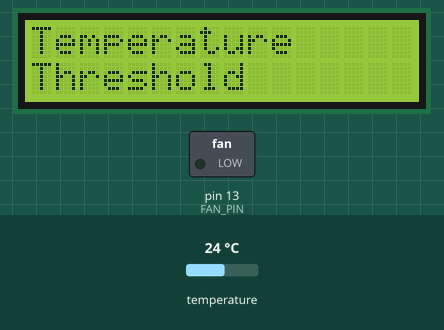
A program run on a simulated Arduino Nano, built with avr-gcc and run on an emulated ATmega328P. Parts: 16×2 character LCD, switched loads named in the program (green lamp = pin HIGH). Inputs (shaded band) come from the test bench; at power-on: temperature 24 °C. What the program prints to the serial monitor is not drawn.

Above: at 5.0 s.
5.1 s: temperature set to 29.8 °C
8.7 s: temperature set to 31.3 °C
At 9.7 s:
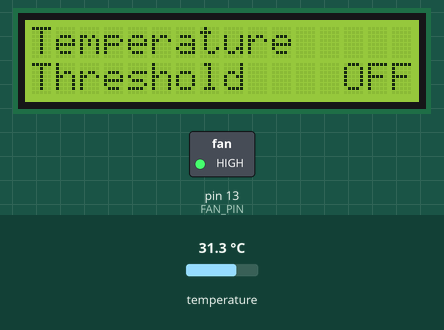
12.3 s: temperature set to 29.8 °C
15.9 s: temperature set to 28.9 °C
At 17.5 s:
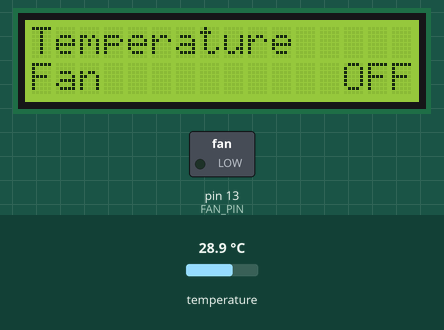
19.5 s: temperature set to 33 °C
At 20.6 s:
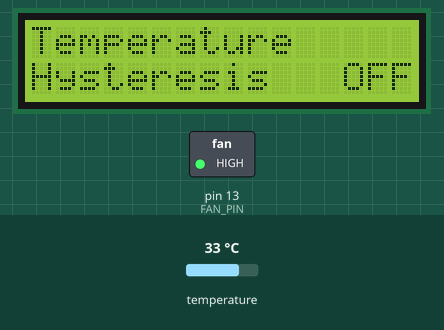
Timing chart, 0 to 22.5 s (numbered marks = the images above; inputs shaded):
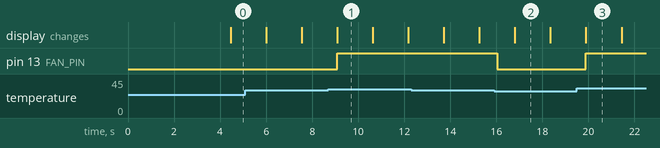

Measured:
- the behaviour switches between 30.5 and 30.6 °C on temperature (found by bisection; images 0 and 1)
- the behaviour switches between 29.5 and 29.4 °C on temperature (found by bisection; images 1 and 2)
- after the input at 8.7 s, pin 13 (FAN_PIN): LOW → HIGH after 0.38 s
- after the input at 15.9 s, pin 13 (FAN_PIN): HIGH → LOW after 0.13 s; the display: changes after 0.90 s (image 2)
- after the input at 19.5 s, pin 13 (FAN_PIN): LOW → HIGH after 0.39 s
- what the display in image 1 shows lasts 1.5 s, from 9.1 s to 10.6 s

The program:

main.cpp
```cpp
#include <Arduino.h>
#include <OneWire.h>
#include <DallasTemperature.h>
#include <Wire.h>
#include <LiquidCrystal.h>
#include "SplashScreen.h"

//      Arduino       DS18B20
// +5V  ──────────┬────────── VDD
//                │
//               ┌┴┐
//               │ │4k7
//               └┬┘
//                │
// Temp ──────────┴────────── DQ
// GND  ───────────────────── GND
//
//                      ┌──── 12V
//                      │
//                     ┌┴┐
//                     │ │fan
//                     └┬┘
//                      │
//          ____  npn ┃ ╱ c
// Fan  ───┤____├─────┨🮤
//           1k     b ┃ ╲ e
//                      │
// GND  ────────────────┴──── GND

const uint8_t DS18S20_PIN = 8;           // temperature sensor GPIO (Temp on diagram)
const uint8_t FAN_PIN = LED_BUILTIN;     // fan control GPIO (Fan on diagram)
const float THRESHOLD = 30.0;            // temperature above which the fan should be on
const float HYSTERESIS = 0.5;            // fan switches at THRESHOLD ± HYSTERESIS
const uint8_t RS_PIN = 7;                // LCD RS
const uint8_t ENABLE_PIN = 6;            // LCD enable
const uint8_t D4_PIN = 5;                // LCD D4
const uint8_t D5_PIN = 4;                // LCD D5
const uint8_t D6_PIN = 3;                // LCD D6
const uint8_t D7_PIN = 2;                // LCD D7
const uint16_t DISPLAY_SHOW_TIME = 2000; // time that line 2 on the LCD is shown

// global variables
uint8_t line2delay = 2;
uint8_t line2count = 0;
byte line2mode = 0;
bool isFanOn = false;

// create the temperature sensor(s)
OneWire oneWire(DS18S20_PIN);
DallasTemperature sensors(&oneWire);

// create the LCD display
LiquidCrystal lcd(RS_PIN, ENABLE_PIN, D4_PIN, D5_PIN, D6_PIN, D7_PIN);

// function prototypes
void lcdPrintFloat(LiquidCrystal lcd, float f);

void setup()
{
  digitalWrite(FAN_PIN, LOW);
  pinMode(FAN_PIN, OUTPUT);

  Serial.begin(9600);

  lcd.begin(16, 2);
  lcd.noCursor();
  lcd.clear();
  SplashScreen::show(lcd);
  lcd.clear();

  sensors.begin();
}

void loop()
{
  lcd.home();

  sensors.requestTemperatures();
  float temperature = sensors.getTempCByIndex(0);

  if (temperature == DEVICE_DISCONNECTED_C)
  {
    lcd.clear();
    lcd.print(" Sensors error! ");
    lcd.setCursor(0, 1);
    lcd.print("  Check sensor  ");
    delay(100);
    return;
  }

  lcd.print("Temperature ");
  if (temperature > 0)
  {
    Serial.println(temperature, 4);
    lcdPrintFloat(lcd, temperature);
    if (temperature > THRESHOLD + HYSTERESIS)
    {
      isFanOn = true;
      digitalWrite(FAN_PIN, HIGH);
    }
    if (temperature < THRESHOLD - HYSTERESIS)
    {
      isFanOn = false;
      digitalWrite(FAN_PIN, LOW);
    }
  }
  else
  {
    lcd.print("----");
  }

  lcd.setCursor(0, 1);
  switch (line2mode)
  {
  case 0:
    lcd.print("Threshold   ");
    lcdPrintFloat(lcd, THRESHOLD);
    break;
  case 1:
    lcd.print("Hysteresis  ");
    lcdPrintFloat(lcd, HYSTERESIS);
    break;
  case 2:
    lcd.print("Fan          ");
    lcd.print(isFanOn ? " ON" : "OFF");
    break;
  }
  line2count = (line2count + 1) % line2delay;
  if (line2count == 0)
  {
    line2mode = (line2mode + 1) % 3;
  }
}

// prints values in one of the forms:
// xx.x
//  x.x
void lcdPrintFloat(LiquidCrystal lcd, float f)
{
  if (f < 10)
  {
    lcd.print(' ');
  }
  lcd.print(f, 1);
}
```

SplashScreen.h
```cpp
#include <LiquidCrystal.h>

class SplashScreen
{
public:
    /// @brief display a nice splash screen to the LCD
    /// @param lcd LCD display to use
    static void show(LiquidCrystal lcd);

private:
    static void writeLines(LiquidCrystal lcd, char *line1text, char *line2text);
};

void SplashScreen::show(LiquidCrystal lcd)
{
    uint8_t blockChar[8] = {0xff, 0xff, 0xff, 0xff, 0xff, 0xff, 0xff, 0xff};
    lcd.createChar(0, blockChar);
    lcd.clear();
    lcd.noCursor();

    char line1text[] = "     Otley      ";
    char line2text[] = "  MAKER SPACE   ";
    char spaces[] = "                ";

    writeLines(lcd, line1text, line2text);
    delay(1000);
    writeLines(lcd, spaces, spaces);
    lcd.clear();
}

void SplashScreen::writeLines(LiquidCrystal lcd, char *line1text, char *line2text)
{
    for (uint8_t i = 0; i < 16; i++)
    {
        lcd.setCursor(i, 0);
        lcd.print((char)0);
        lcd.setCursor(i, 1);
        lcd.print((char)0);
        delay(80);
        lcd.setCursor(i, 0);
        lcd.print(line1text[i]);
        lcd.setCursor(i, 1);
        lcd.print(line2text[i]);
    }
}
```
